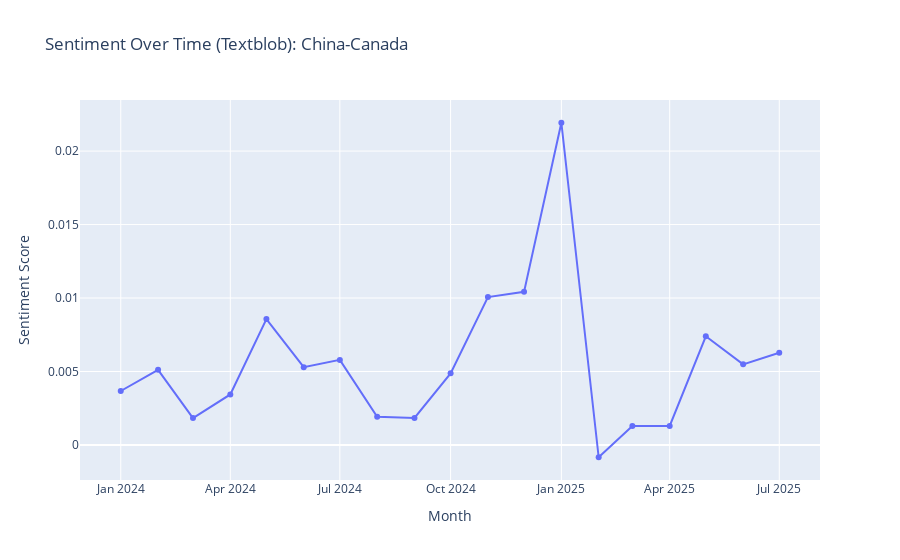
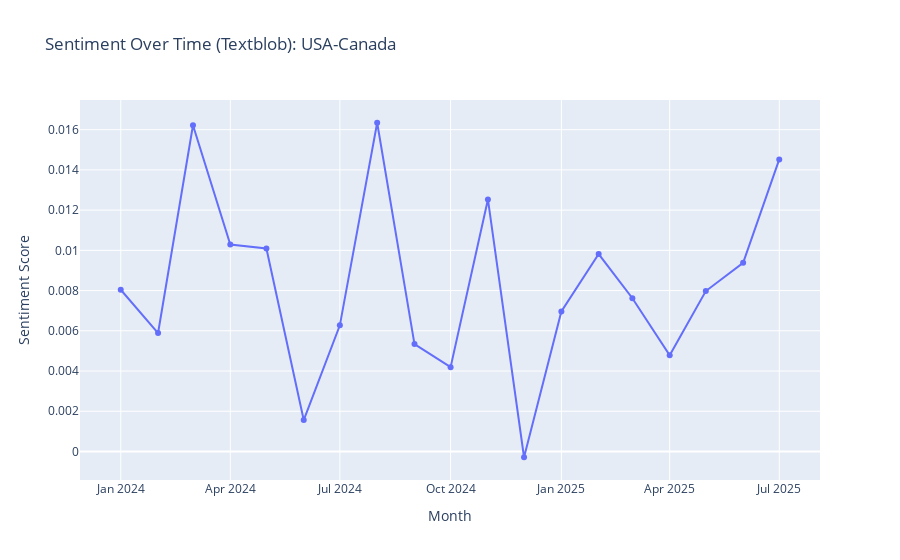
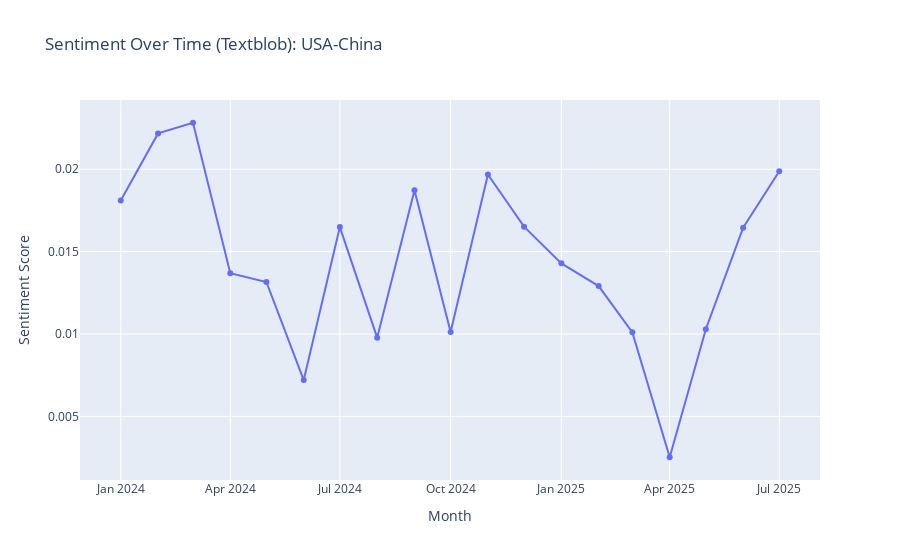

Notebook cell for these charts, in order:
### Code cell
#Sentiment over time for Textblob
unique_relations = monthly_sentiment_textblob['Relation'].unique()

for relation in unique_relations:
    sub_df = monthly_sentiment_textblob[monthly_sentiment_textblob['Relation'] == relation]
    fig = px.line(sub_df, x = 'Month', y = 'Sentiment', title = f'Sentiment Over Time (Textblob): {relation}', markers = True)
    fig.update_layout(xaxis_title = 'Month', yaxis_title = 'Bilateral Sentiment Score', hovermode = 'x unified')
    fig.show()

### Figure 1 — Plotly figure (JSON) as saved in the notebook; plotly's stock layout.template omitted (floating-point values rounded to 4 significant figures)
{"data": [{"hovertemplate": "Month=%{x}<br>Sentiment=%{y}<extra></extra>", "legendgroup": "", "line": {"color": "#636efa", "dash": "solid"}, "marker": {"symbol": "circle"}, "mode": "lines+markers", "name": "", "orientation": "v", "showlegend": false, "type": "scatter", "x": ["2024-01-01T00:00:00", "2024-02-01T00:00:00", "2024-03-01T00:00:00", "2024-04-01T00:00:00", "2024-05-01T00:00:00", "2024-06-01T00:00:00", "2024-07-01T00:00:00", "2024-08-01T00:00:00", "2024-09-01T00:00:00", "2024-10-01T00:00:00", "2024-11-01T00:00:00", "2024-12-01T00:00:00", "2025-01-01T00:00:00", "2025-02-01T00:00:00", "2025-03-01T00:00:00", "2025-04-01T00:00:00", "2025-05-01T00:00:00", "2025-06-01T00:00:00", "2025-07-01T00:00:00"], "xaxis": "x", "y": [0.003673, 0.005115, 0.001831, 0.00344, 0.008569, 0.005292, 0.00579, 0.001923, 0.001843, 0.004874, 0.01007, 0.01042, 0.02193, -0.0008349, 0.001291, 0.001299, 0.007396, 0.005486, 0.00628], "yaxis": "y"}], "layout": {"autosize": true, "hovermode": "x unified", "legend": {"tracegroupgap": 0}, "title": {"text": "Sentiment Over Time (Textblob): China-Canada"}, "xaxis": {"anchor": "y", "autorange": true, "domain": [0, 1], "range": ["2023-11-28 22:40:03.3696", "2025-08-03 01:19:56.6304"], "title": {"text": "Month"}, "type": "date"}, "yaxis": {"anchor": "x", "autorange": true, "domain": [0, 1], "range": [-0.002713, 0.02381], "title": {"text": "Sentiment Score"}, "type": "linear"}}}

### Figure 2 — Plotly figure (JSON) as saved in the notebook; plotly's stock layout.template omitted (floating-point values rounded to 4 significant figures)
{"data": [{"hovertemplate": "Month=%{x}<br>Sentiment=%{y}<extra></extra>", "legendgroup": "", "line": {"color": "#636efa", "dash": "solid"}, "marker": {"symbol": "circle"}, "mode": "lines+markers", "name": "", "orientation": "v", "showlegend": false, "type": "scatter", "x": ["2024-01-01T00:00:00", "2024-02-01T00:00:00", "2024-03-01T00:00:00", "2024-04-01T00:00:00", "2024-05-01T00:00:00", "2024-06-01T00:00:00", "2024-07-01T00:00:00", "2024-08-01T00:00:00", "2024-09-01T00:00:00", "2024-10-01T00:00:00", "2024-11-01T00:00:00", "2024-12-01T00:00:00", "2025-01-01T00:00:00", "2025-02-01T00:00:00", "2025-03-01T00:00:00", "2025-04-01T00:00:00", "2025-05-01T00:00:00", "2025-06-01T00:00:00", "2025-07-01T00:00:00"], "xaxis": "x", "y": [0.008041, 0.005889, 0.01622, 0.01029, 0.01009, 0.001563, 0.006272, 0.01634, 0.005339, 0.004192, 0.01253, -0.0002868, 0.006963, 0.009817, 0.007619, 0.004782, 0.007976, 0.009382, 0.01452], "yaxis": "y"}], "layout": {"autosize": true, "hovermode": "x unified", "legend": {"tracegroupgap": 0}, "title": {"text": "Sentiment Over Time (Textblob): USA-Canada"}, "xaxis": {"anchor": "y", "autorange": true, "domain": [0, 1], "range": ["2023-11-28 22:40:03.3696", "2025-08-03 01:19:56.6304"], "title": {"text": "Month"}, "type": "date"}, "yaxis": {"anchor": "x", "autorange": true, "domain": [0, 1], "range": [-0.001659, 0.01772], "title": {"text": "Sentiment Score"}, "type": "linear"}}}

### Figure 3 — Plotly figure (JSON) as saved in the notebook; plotly's stock layout.template omitted (floating-point values rounded to 4 significant figures)
{"data": [{"hovertemplate": "Month=%{x}<br>Sentiment=%{y}<extra></extra>", "legendgroup": "", "line": {"color": "#636efa", "dash": "solid"}, "marker": {"symbol": "circle"}, "mode": "lines+markers", "name": "", "orientation": "v", "showlegend": false, "type": "scatter", "x": ["2024-01-01T00:00:00", "2024-02-01T00:00:00", "2024-03-01T00:00:00", "2024-04-01T00:00:00", "2024-05-01T00:00:00", "2024-06-01T00:00:00", "2024-07-01T00:00:00", "2024-08-01T00:00:00", "2024-09-01T00:00:00", "2024-10-01T00:00:00", "2024-11-01T00:00:00", "2024-12-01T00:00:00", "2025-01-01T00:00:00", "2025-02-01T00:00:00", "2025-03-01T00:00:00", "2025-04-01T00:00:00", "2025-05-01T00:00:00", "2025-06-01T00:00:00", "2025-07-01T00:00:00"], "xaxis": "x", "y": [0.0181, 0.02218, 0.02282, 0.01369, 0.01316, 0.007207, 0.01649, 0.009777, 0.01873, 0.01012, 0.01968, 0.01651, 0.01429, 0.01291, 0.0101, 0.002519, 0.01029, 0.01645, 0.01988], "yaxis": "y"}], "layout": {"autosize": true, "hovermode": "x unified", "legend": {"tracegroupgap": 0}, "title": {"text": "Sentiment Over Time (Textblob): USA-China"}, "xaxis": {"anchor": "y", "autorange": true, "domain": [0, 1], "range": ["2023-11-28 22:40:03.3696", "2025-08-03 01:19:56.6304"], "title": {"text": "Month"}, "type": "date"}, "yaxis": {"anchor": "x", "autorange": true, "domain": [0, 1], "range": [0.0008438, 0.0245], "title": {"text": "Sentiment Score"}, "type": "linear"}}}
